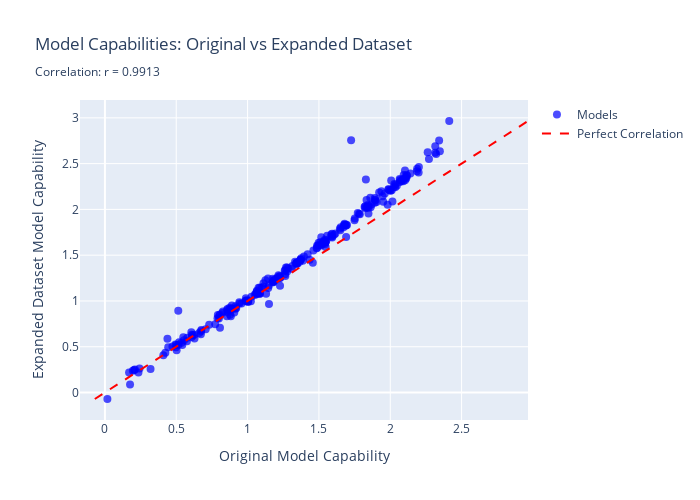
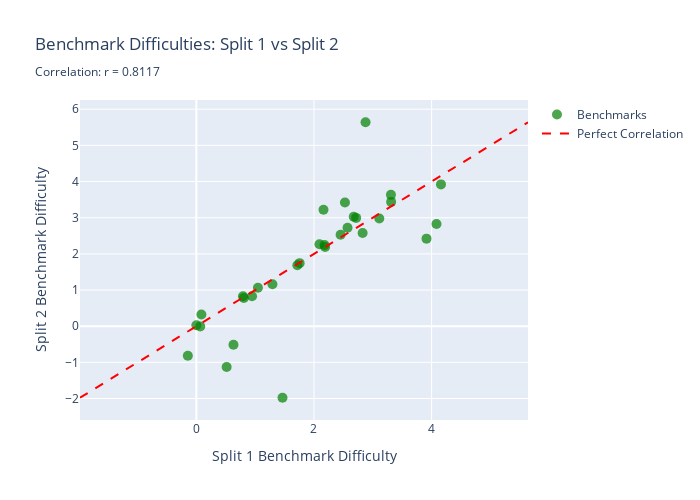
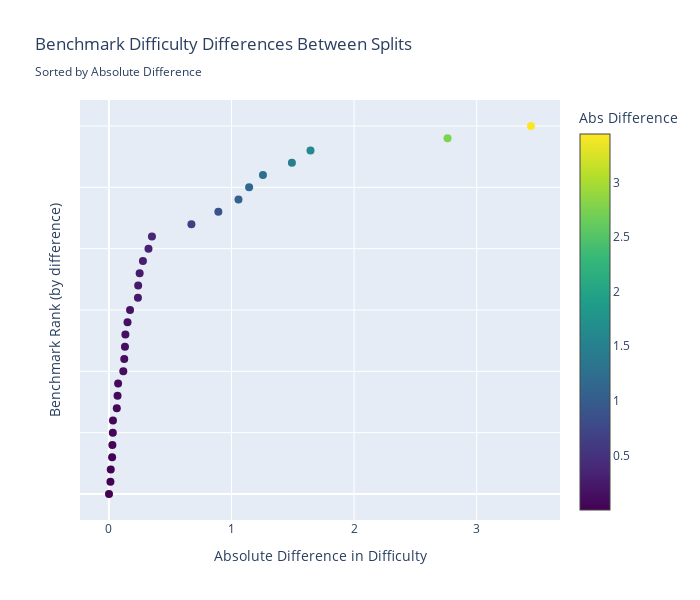

Notebook source saved alongside these figures, in order:
### Code cell
# Interactive Plotly visualizations for better exploration
import plotly.graph_objects as go
import plotly.express as px
from plotly.subplots import make_subplots
import numpy as np

# 1. Model capabilities: Original vs Expanded (Interactive)
print("Creating interactive Model Capabilities plot...")

valid_mask = ~(capability_comparison['capability_original'].isna() | capability_comparison['capability_expanded'].isna())
if valid_mask.sum() > 0:
    df_plot = capability_comparison[valid_mask].copy()
    
    # Calculate correlation
    corr = np.corrcoef(df_plot['capability_original'], df_plot['capability_expanded'])[0, 1]
    
    # Create the scatter plot
    fig1 = go.Figure()
    
    # Add scatter points
    fig1.add_trace(go.Scatter(
        x=df_plot['capability_original'],
        y=df_plot['capability_expanded'],
        mode='markers',
        marker=dict(size=8, opacity=0.7, color='blue'),
        text=df_plot['model'],  # This will show on hover
        hovertemplate='<b>%{text}</b><br>' +
                      'Original Capability: %{x:.4f}<br>' +
                      'Expanded Capability: %{y:.4f}<br>' +
                      'Difference: %{customdata:.4f}<extra></extra>',
        customdata=df_plot['capability_expanded'] - df_plot['capability_original'],
        name='Models'
    ))
    
    # Add diagonal reference line
    min_val = min(df_plot['capability_original'].min(), df_plot['capability_expanded'].min())
    max_val = max(df_plot['capability_original'].max(), df_plot['capability_expanded'].max())
    
    fig1.add_trace(go.Scatter(
        x=[min_val, max_val],
        y=[min_val, max_val],
        mode='lines',
        line=dict(dash='dash', color='red', width=2),
        name='Perfect Correlation',
        hoverinfo='skip'
    ))
    
    fig1.update_layout(
        title=f'Model Capabilities: Original vs Expanded Dataset<br><sub>Correlation: r = {corr:.4f}</sub>',
        xaxis_title='Original Model Capability',
        yaxis_title='Expanded Dataset Model Capability',
        width=700,
        height=500,
        hovermode='closest'
    )
    
    fig1.show()

# 2. Benchmark difficulties: Split 1 vs Split 2 (Interactive)
print("Creating interactive Benchmark Difficulties plot...")

valid_mask = ~(split_comparison['difficulty_split1'].isna() | split_comparison['difficulty_split2'].isna())
if valid_mask.sum() > 0:
    df_plot2 = split_comparison[valid_mask].copy()
    
    # Calculate correlation
    corr2 = np.corrcoef(df_plot2['difficulty_split1'], df_plot2['difficulty_split2'])[0, 1]
    
    # Create the scatter plot
    fig2 = go.Figure()
    
    df_plot2['diff'] = df_plot2['difficulty_split1'] - df_plot2['difficulty_split2']
    df_plot2['abs_diff'] = df_plot2['diff'].abs()

    fig2.add_trace(go.Scatter(
        x=df_plot2['difficulty_split1'],
        y=df_plot2['difficulty_split2'],
        mode='markers',
        marker=dict(size=10, opacity=0.7, color='green'),
        text=df_plot2['original_benchmark'],
        customdata=np.column_stack([df_plot2['diff'], df_plot2['abs_diff']]),
        hovertemplate='<b>%{text}</b><br>' +
                    'Split 1 Difficulty: %{x:.4f}<br>' +
                    'Split 2 Difficulty: %{y:.4f}<br>' +
                    'Difference: %{customdata[0]:.4f}<br>' +
                    'Abs Difference: %{customdata[1]:.4f}<extra></extra>',
        name='Benchmarks'
    ))
    
    # Add diagonal reference line
    min_val2 = min(df_plot2['difficulty_split1'].min(), df_plot2['difficulty_split2'].min())
    max_val2 = max(df_plot2['difficulty_split1'].max(), df_plot2['difficulty_split2'].max())
    
    fig2.add_trace(go.Scatter(
        x=[min_val2, max_val2],
        y=[min_val2, max_val2],
        mode='lines',
        line=dict(dash='dash', color='red', width=2),
        name='Perfect Correlation',
        hoverinfo='skip'
    ))
    
    fig2.update_layout(
        title=f'Benchmark Difficulties: Split 1 vs Split 2<br><sub>Correlation: r = {corr2:.4f}</sub>',
        xaxis_title='Split 1 Benchmark Difficulty',
        yaxis_title='Split 2 Benchmark Difficulty',
        width=700,
        height=500,
        hovermode='closest'
    )
    
    fig2.show()

# Additional analysis: Show difficulty differences between splits
print("\n=== BENCHMARK SPLIT ANALYSIS ===")
split_comparison['difficulty_difference'] = split_comparison['difficulty_split1'] - split_comparison['difficulty_split2']
split_comparison['abs_difficulty_difference'] = np.abs(split_comparison['difficulty_difference'])

print(f"Mean absolute difference between splits: {split_comparison['abs_difficulty_difference'].mean():.4f}")
print(f"Standard deviation of differences: {split_comparison['difficulty_difference'].std():.4f}")
print(f"Max absolute difference: {split_comparison['abs_difficulty_difference'].max():.4f}")

# Show benchmarks with largest differences
largest_diffs = split_comparison.nlargest(5, 'abs_difficulty_difference')[['original_benchmark', 'difficulty_split1', 'difficulty_split2', 'difficulty_difference']]
print(f"\nBenchmarks with largest difficulty differences between splits:")
print(largest_diffs)

# 3. Bonus: Interactive plot showing difficulty differences
print("\nCreating bonus plot: Difficulty differences by benchmark...")

if len(split_comparison) > 0:
    # Sort by absolute difference for better visualization
    df_sorted = split_comparison.sort_values('abs_difficulty_difference', ascending=True)
    
    fig3 = go.Figure()
    
    fig3.add_trace(go.Scatter(
        x=df_sorted['abs_difficulty_difference'],
        y=list(range(len(df_sorted))),
        mode='markers',
        marker=dict(
            size=8,
            color=df_sorted['abs_difficulty_difference'],
            colorscale='Viridis',
            showscale=True,
            colorbar=dict(title="Abs Difference")
        ),
        text=df_sorted['original_benchmark'],
        hovertemplate='<b>%{text}</b><br>' +
                      'Abs Difference: %{x:.4f}<br>' +
                      'Split 1: %{customdata[0]:.4f}<br>' +
                      'Split 2: %{customdata[1]:.4f}<extra></extra>',
        customdata=list(zip(df_sorted['difficulty_split1'], df_sorted['difficulty_split2'])),
        name='Benchmarks'
    ))
    
    fig3.update_layout(
        title='Benchmark Difficulty Differences Between Splits<br><sub>Sorted by Absolute Difference</sub>',
        xaxis_title='Absolute Difference in Difficulty',
        yaxis_title='Benchmark Rank (by difference)',
        width=700,
        height=600,
        hovermode='closest',
        yaxis=dict(showticklabels=False)  # Hide y-axis labels since it's just ranking
    )
    
    fig3.show()

### Figure 1 — Plotly figure (JSON) as saved in the notebook; plotly's stock layout.template omitted (floating-point values rounded to 4 significant figures; data arrays with more than 128 entries replaced by an {"elided": "..."} marker saying what was removed)
{"data": [{"customdata": {"elided": "247 float values"}, "hovertemplate": "<b>%{text}</b><br>Original Capability: %{x:.4f}<br>Expanded Capability: %{y:.4f}<br>Difference: %{customdata:.4f}<extra></extra>", "marker": {"color": "blue", "opacity": 0.7, "size": 8}, "mode": "markers", "name": "Models", "text": {"elided": "247 str values"}, "type": "scatter", "x": {"elided": "247 float values"}, "y": {"elided": "247 float values"}}, {"hoverinfo": "skip", "line": {"color": "red", "dash": "dash", "width": 2}, "mode": "lines", "name": "Perfect Correlation", "type": "scatter", "x": [-0.07083, 2.965], "y": [-0.07083, 2.965]}], "layout": {"height": 500, "hovermode": "closest", "title": {"text": "Model Capabilities: Original vs Expanded Dataset<br><sub>Correlation: r = 0.9913</sub>"}, "width": 700, "xaxis": {"title": {"text": "Original Model Capability"}}, "yaxis": {"title": {"text": "Expanded Dataset Model Capability"}}}}

### Figure 2 — Plotly figure (JSON) as saved in the notebook; plotly's stock layout.template omitted (floating-point values rounded to 4 significant figures)
{"data": [{"customdata": [[0.1348, 0.1348], [0.02872, 0.02872], [-0.07526, 0.07526], [-0.1728, 0.1728], [-0.01547, 0.01547], [-0.3513, 0.3513], [0.07076, 0.07076], [1.645, 1.645], [-0.06467, 0.06467], [0.1312, 0.1312], [-0.152, 0.152], [1.257, 1.257], [-0.323, 0.323], [0.01276, 0.01276], [0.2388, 0.2388], [3.443, 3.443], [-0.237, 0.237], [0.03212, 0.03212], [0.1176, 0.1176], [1.493, 1.493], [-2.762, 2.762], [-0.001027, 0.001027], [-0.0335, 0.0335], [-1.057, 1.057], [0.2511, 0.2511], [-0.1255, 0.1255], [1.144, 1.144], [-0.2779, 0.2779], [0.6732, 0.6732], [-0.893, 0.893], [-0.02642, 0.02642]], "hovertemplate": "<b>%{text}</b><br>Split 1 Difficulty: %{x:.4f}<br>Split 2 Difficulty: %{y:.4f}<br>Difference: %{customdata[0]:.4f}<br>Abs Difference: %{customdata[1]:.4f}<extra></extra>", "marker": {"color": "green", "opacity": 0.7, "size": 10}, "mode": "markers", "name": "Benchmarks", "text": ["ANLI", "ARC AI2", "ARC-AGI", "Aider polyglot", "BBH", "Balrog", "BoolQ", "CSQA2", "CadEval", "Cybench", "DeepResearch Bench", "Factorio learning environment", "FrontierMath-2025-02-28-Private", "GPQA diamond", "GSO-Bench", "GeoBench", "HellaSwag", "MATH level 5", "MMLU", "OSUniverse", "OSWorld", "OTIS Mock AIME 2024-2025", "OpenBookQA", "SWE-Bench verified", "SimpleBench", "Terminal Bench", "TriviaQA", "VPCT", "VideoMME", "WeirdML", "Winogrande"], "type": "scatter", "x": [1.294, 0.807, 2.452, 2.093, 1.047, 2.676, 0.06533, 0.5149, 2.179, 3.111, 2.57, 4.083, 3.309, 1.756, 4.159, 1.465, 0.08559, 1.717, 0.9467, 3.913, 2.876, 2.189, 0.7928, 2.162, 2.827, 3.312, 0.6309, 2.717, -0.1451, 2.526, 0.0], "y": [1.159, 0.7783, 2.528, 2.266, 1.062, 3.027, -0.005434, -1.13, 2.244, 2.979, 2.722, 2.826, 3.632, 1.743, 3.921, -1.979, 0.3225, 1.685, 0.8292, 2.42, 5.639, 2.19, 0.8263, 3.219, 2.576, 3.437, -0.5131, 2.995, -0.8184, 3.419, 0.02642]}, {"hoverinfo": "skip", "line": {"color": "red", "dash": "dash", "width": 2}, "mode": "lines", "name": "Perfect Correlation", "type": "scatter", "x": [-1.979, 5.639], "y": [-1.979, 5.639]}], "layout": {"height": 500, "hovermode": "closest", "title": {"text": "Benchmark Difficulties: Split 1 vs Split 2<br><sub>Correlation: r = 0.8117</sub>"}, "width": 700, "xaxis": {"title": {"text": "Split 1 Benchmark Difficulty"}}, "yaxis": {"title": {"text": "Split 2 Benchmark Difficulty"}}}}

### Figure 3 — Plotly figure (JSON) as saved in the notebook; plotly's stock layout.template omitted (floating-point values rounded to 4 significant figures)
{"data": [{"customdata": [[2.189, 2.19], [1.756, 1.743], [1.047, 1.062], [0, 0.02642], [0.807, 0.7783], [1.717, 1.685], [0.7928, 0.8263], [2.179, 2.244], [0.06533, -0.005434], [2.452, 2.528], [0.9467, 0.8292], [3.312, 3.437], [3.111, 2.979], [1.294, 1.159], [2.57, 2.722], [2.093, 2.266], [0.08559, 0.3225], [4.159, 3.921], [2.827, 2.576], [2.717, 2.995], [3.309, 3.632], [2.676, 3.027], [-0.1451, -0.8184], [2.526, 3.419], [2.162, 3.219], [0.6309, -0.5131], [4.083, 2.826], [3.913, 2.42], [0.5149, -1.13], [2.876, 5.639], [1.465, -1.979]], "hovertemplate": "<b>%{text}</b><br>Abs Difference: %{x:.4f}<br>Split 1: %{customdata[0]:.4f}<br>Split 2: %{customdata[1]:.4f}<extra></extra>", "marker": {"color": [0.001027, 0.01276, 0.01547, 0.02642, 0.02872, 0.03212, 0.0335, 0.06467, 0.07076, 0.07526, 0.1176, 0.1255, 0.1312, 0.1348, 0.152, 0.1728, 0.237, 0.2388, 0.2511, 0.2779, 0.323, 0.3513, 0.6732, 0.893, 1.057, 1.144, 1.257, 1.493, 1.645, 2.762, 3.443], "colorbar": {"title": {"text": "Abs Difference"}}, "colorscale": [[0, "#440154"], [0.1111, "#482878"], [0.2222, "#3e4989"], [0.3333, "#31688e"], [0.4444, "#26828e"], [0.5556, "#1f9e89"], [0.6667, "#35b779"], [0.7778, "#6ece58"], [0.8889, "#b5de2b"], [1, "#fde725"]], "showscale": true, "size": 8}, "mode": "markers", "name": "Benchmarks", "text": ["OTIS Mock AIME 2024-2025", "GPQA diamond", "BBH", "Winogrande", "ARC AI2", "MATH level 5", "OpenBookQA", "CadEval", "BoolQ", "ARC-AGI", "MMLU", "Terminal Bench", "Cybench", "ANLI", "DeepResearch Bench", "Aider polyglot", "HellaSwag", "GSO-Bench", "SimpleBench", "VPCT", "FrontierMath-2025-02-28-Private", "Balrog", "VideoMME", "WeirdML", "SWE-Bench verified", "TriviaQA", "Factorio learning environment", "OSUniverse", "CSQA2", "OSWorld", "GeoBench"], "type": "scatter", "x": [0.001027, 0.01276, 0.01547, 0.02642, 0.02872, 0.03212, 0.0335, 0.06467, 0.07076, 0.07526, 0.1176, 0.1255, 0.1312, 0.1348, 0.152, 0.1728, 0.237, 0.2388, 0.2511, 0.2779, 0.323, 0.3513, 0.6732, 0.893, 1.057, 1.144, 1.257, 1.493, 1.645, 2.762, 3.443], "y": [0, 1, 2, 3, 4, 5, 6, 7, 8, 9, 10, 11, 12, 13, 14, 15, 16, 17, 18, 19, 20, 21, 22, 23, 24, 25, 26, 27, 28, 29, 30]}], "layout": {"height": 600, "hovermode": "closest", "title": {"text": "Benchmark Difficulty Differences Between Splits<br><sub>Sorted by Absolute Difference</sub>"}, "width": 700, "xaxis": {"title": {"text": "Absolute Difference in Difficulty"}}, "yaxis": {"showticklabels": false, "title": {"text": "Benchmark Rank (by difference)"}}}}
